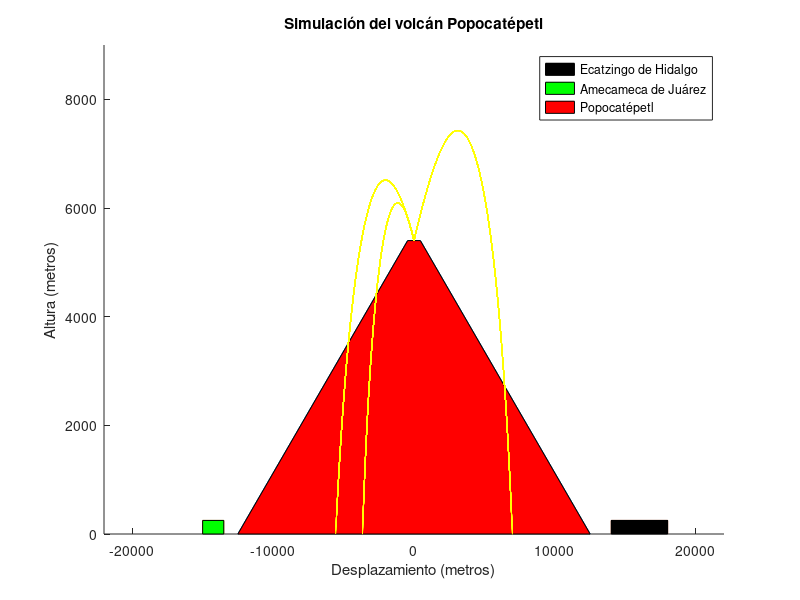

Here is the MATLAB script that generated this plot:
%Entregable dos, proyecto de volcán popocatepetl
clear; 
clc;
close all;

%Distancias reales escenario
altura = 5400; %m
base_mayor = 25000; %m
base_menor = 900; %m
distancia_centro_inicio_ecatzingo= 14000; %m
distancia_centro_fin_ecatzingo= 18000; %m
distancia_centro_inicio_amecameca= -13500; %m
distancia_centro_fin_amecameca= -15000; %m

%Gráfica de las distancias
hold on;
vertices_trapecio_x = [-base_mayor/2, -base_menor/2, base_menor/2,base_mayor/2];
vertices_trapecio_y = [0,altura,altura,0];
axis([-22000,22000,0,9000])
plot(vertices_trapecio_x, vertices_trapecio_y);
vertices_ecatzingo_x = [distancia_centro_inicio_ecatzingo,distancia_centro_inicio_ecatzingo,distancia_centro_fin_ecatzingo,distancia_centro_fin_ecatzingo];
vertices_ecatzingo_y = [0,250,250,0];
plot(vertices_ecatzingo_x,vertices_ecatzingo_y)
vertices_amecameca_x= [distancia_centro_inicio_amecameca,distancia_centro_inicio_amecameca,distancia_centro_fin_amecameca,distancia_centro_fin_amecameca];
vertices_amecameca_y= [0,250,250,0];
plot(vertices_amecameca_x,vertices_amecameca_y)
set(gca, 'Color','#4DBEEE');
solido_volcan=fill(vertices_trapecio_x, vertices_trapecio_y, 'r');
solido_ecatzingo=fill(vertices_ecatzingo_x,vertices_ecatzingo_y,'k');
solido_amecameca=fill(vertices_amecameca_x,vertices_amecameca_y,'g');
title("Simulación del volcán Popocatépetl");
xlabel("Desplazamiento (metros)");
ylabel("Altura (metros)");

%Valores fijos
p = 1.225; %kg/m3
g = 9.81; %m/s2
cd=0.47;
h=0.1;  
tiempo_cd=zeros();
v0_x_cd=zeros();
v0_y_cd=zeros();
posicion_x_cd=zeros();
posicion_y_cd=zeros();
velocidad_total_cd=zeros();
aceleracion_y_cd=zeros();
aceleracion_x_cd=zeros();
alcances_lanzamientos=zeros();
%Método de Euler y valores aleatorias
for i=1:3
    v0_y=randi([100,300]); %m/s, hay dos rangos posibles: de 2.5m/s a 200m/s y de 200m/s a 400m/s
    densidad=randi([2800,2900]); %kg/m3
    radio=0.32+rand*(3-0.32); %m
    volumen_roca=4/3*(pi*radio^3); %m3
    masa=volumen_roca*densidad; %kg
    angulo_tiro=randi([45,135]); %°
    v0_total=v0_y/sind(angulo_tiro); %m/s
    v0_x=cosd(angulo_tiro)*v0_total; %m/s
    area_frontal=pi*(radio^2); %m2
    contador=1;
    v0_x_cd(contador)=v0_x;
    v0_y_cd(contador)=v0_y;
    velocidad_total_cd(contador)=sqrt(v0_x_cd(contador)^2+v0_y_cd(contador)^2);
    aceleracion_x_cd(contador)=-1*((cd*p*area_frontal*(v0_x_cd(contador)/velocidad_total_cd(contador))*(velocidad_total_cd(contador)*velocidad_total_cd(contador))/2)/masa);
    aceleracion_y_cd(contador)=-g-((cd*p*area_frontal*(v0_y_cd(contador)/velocidad_total_cd(contador))*(velocidad_total_cd(contador)*velocidad_total_cd(contador))/2)/masa);
    posicion_y_cd(contador)=altura;
    contador=contador+1;
    while true
        tiempo_cd(contador)=tiempo_cd(contador-1)+h;
        v0_x_cd(contador)=v0_x_cd(contador-1)+aceleracion_x_cd(contador-1)*h;
        v0_y_cd(contador)=v0_y_cd(contador-1)+aceleracion_y_cd(contador-1)*h;
        velocidad_total_cd(contador)=sqrt(v0_x_cd(contador-1)^2+v0_y_cd(contador-1)^2);
        aceleracion_x_cd(contador)=-1*((cd*p*area_frontal*(v0_x_cd(contador-1)/velocidad_total_cd(contador-1))*(velocidad_total_cd(contador-1)*velocidad_total_cd(contador-1))/2)/masa);
        aceleracion_y_cd(contador)=-g-((cd*p*area_frontal*(v0_y_cd(contador)/velocidad_total_cd(contador))*(velocidad_total_cd(contador)*velocidad_total_cd(contador))/2)/masa);
        posicion_x_cd(contador)=posicion_x_cd(contador-1)+v0_x_cd(contador-1)*h;
        posicion_y_cd(contador)=posicion_y_cd(contador-1)+v0_y_cd(contador-1)*h;
        plot(posicion_x_cd(1:contador),posicion_y_cd(1:contador),'y');
        pause(0.0001)
        if posicion_y_cd(contador) < 0
            alcances_lanzamientos(i)=posicion_x_cd(contador);
            break
        end
        contador=contador+1;
    end
end
legend([solido_ecatzingo, solido_amecameca,solido_volcan], {'Ecatzingo de Hidalgo', 'Amecameca de Juárez','Popocatépetl'});
fprintf("La primera roca alcanzó una distancia de %.4f metros desde el cráter.",alcances_lanzamientos(1))
fprintf("La segunda roca alcanzó una distancia de %.4f metros desde el cráter.",alcances_lanzamientos(2))
fprintf("La tercera roca alcanzó una distancia de %.4f metros desde el cráter.",alcances_lanzamientos(3))